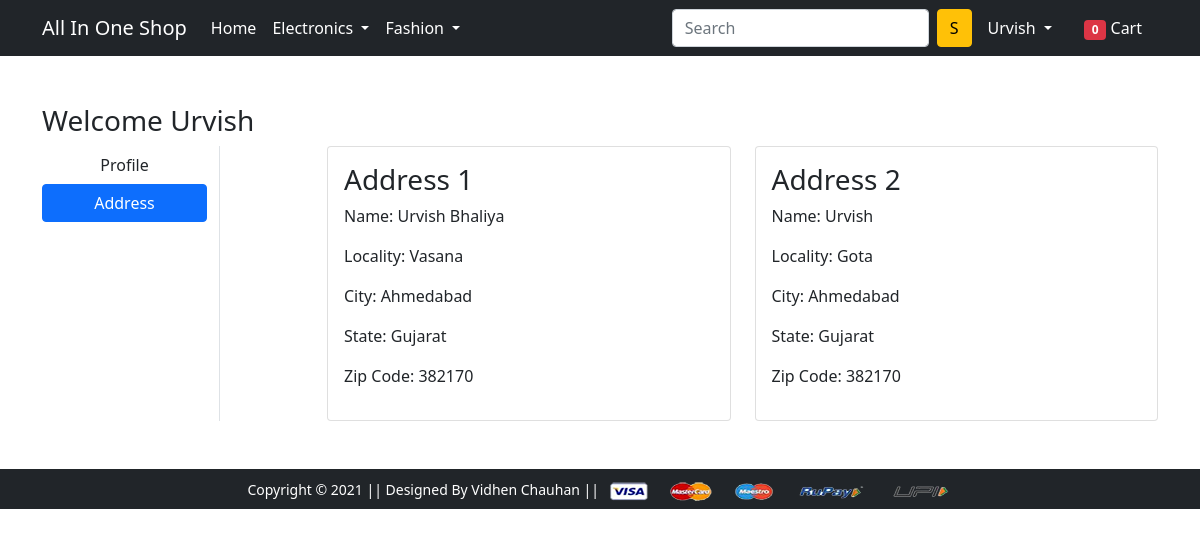
Page /address/ (signed in) on the committed database.
### app/models.py (models this page shows)
class Customer(models.Model):
    user = models.ForeignKey(User, on_delete=models.CASCADE)
    name = models.CharField(max_length=200)
    locality = models.CharField(max_length=200)
    city = models.CharField(max_length=50)
    zipcode = models.IntegerField()
    state = models.CharField(choices=STATE_CHOICES, max_length=50)

### app/views.py (the view)
# urls.py: path('address/', views.address, name='address'),
@login_required
def address(request):
 totalitem = 0
 add = Customer.objects.filter(user=request.user)
 if request.user.is_authenticated:
      totalitem = len(Cart.objects.filter(user=request.user))
 return render(request, 'app/address.html', {'add':add, 'active':'btn-primary', 'totalitem': totalitem})

### app/templates/app/address.html (shortened to what this page needs)
{% extends 'app/base.html' %}
{% load static %}
{% block main-content %}
<div class="container my-5">
 <div class="row">
 <h3>Welcome <span class="text-capitalize">{{request.user}}</span></h3>
  <div class="col-sm-2 border-end">
   <ul class="list-unstyled">
    <li class="d-grid"><a href="{% url 'profile' %}" class="btn">Profile</a></li>
    <li class="d-grid"><a href="{% url 'address' %}" class="btn {{active}}">Address</a></li>
   </ul>
  </div>
  <div class="col-sm-9 offset-sm-1">
   <div class="row">
    {% for ad in add %}
        <div class="col-sm-6">
        <div class="card">
        <div class="card-body">
        <h3>Address {{forloop.counter}}</h3>
        <p>Name: {{ad.name}}</p>
        <p>Locality: {{ad.locality}}</p>
        <p>City: {{ad.city}}</p>
        <p>State: {{ad.state}}</p>
        <p>Zip Code: {{ad.zipcode}}</p>
        </div>
        </div>
        </div>
    {% endfor %}
   </div>
  </div>
 </div>
</div>
{% endblock main-content %}

### app/templates/app/base.html (shortened to what this page needs)
<!doctype html>
{% load static %}
<html lang="en">
  <head>
    <link href="https://cdn.jsdelivr.net/npm/bootstrap@5.0.0-beta1/dist/css/bootstrap.min.css" rel="stylesheet">
    <link rel="stylesheet" href="{% static 'css/owl.carousel.min.css' %}">
    <link rel="stylesheet" href="{% static 'css/all.min.css' %}">
    <link rel="stylesheet" href="{% static 'css/style.css' %}">
  </head>
  <body>
    <nav class="navbar navbar-expand-lg navbar-dark bg-dark">
     <div class="container">
       <a class="navbar-brand" href="/">All In One Shop</a>
       <div class="collapse navbar-collapse" id="navbarSupportedContent">
         <ul class="navbar-nav me-auto mb-2 mb-lg-0">
           <li class="nav-item">
             <a class="nav-link active" aria-current="page" href="/">Home</a>
           </li>
           <li class="nav-item dropdown">
             <a class="nav-link dropdown-toggle text-white" href="#" id="electronicsDropdown" role="button" data-bs-toggle="dropdown" aria-expanded="false">
               Electronics
             </a>
           </li>
           <li class="nav-item dropdown">
             <a class="nav-link dropdown-toggle text-white" href="#" id="fashionDropdown" role="button" data-bs-toggle="dropdown" aria-expanded="false">
               Fashion
             </a>
           </li>
         </ul>
         <form class="d-flex">
           <input class="form-control me-2" type="search" placeholder="Search" aria-label="Search">
           <button class="btn btn-warning" type="submit">S</button>
         </form>
         <div>
          <ul class="navbar-nav me-auto mb-2 mb-lg-0">
          {% if request.user.is_authenticated %}
           <li class="nav-item dropdown mx-2">
              <a class="nav-link dropdown-toggle text-white" href="#" id="profileDropdown" role="button" data-bs-toggle="dropdown" aria-expanded="false">
                {{request.user.username|capfirst}}
              </a>
            </li>
            <li class="nav-item mx-2">
             <a href="{% url 'showcart' %}" class="nav-link text-white"><span class="badge bg-danger">{{totalitem}}</span> Cart </a>
            </li>
          {% endif %}
          </ul>
         </div>
       </div>
     </div>
    </nav>
    {% block main-content %} {% endblock main-content %}
    <footer class="container-fluid bg-dark text-center p-2 mt-5">
        <small class="text-white">Copyright &copy; 2021 || Designed By Vidhen Chauhan || </small>
        <img src="{% static 'images/payment.png' %}" alt="" srcset="" class="img-fluid" height="2px">
    </footer>
  </body>
</html>

### rows in the picture
Customer: name "Urvish Bhaliya", locality "Vasana", city "Ahmedabad", state "Gujarat", zipcode "382170"
Customer: name "Urvish", locality "Gota", city "Ahmedabad", state "Gujarat", zipcode "382170"

### other values in the picture
{{ request.user.username|capfirst }} "Urvish"
{{ totalitem }} "0"
{{ request.user }} "Urvish"
